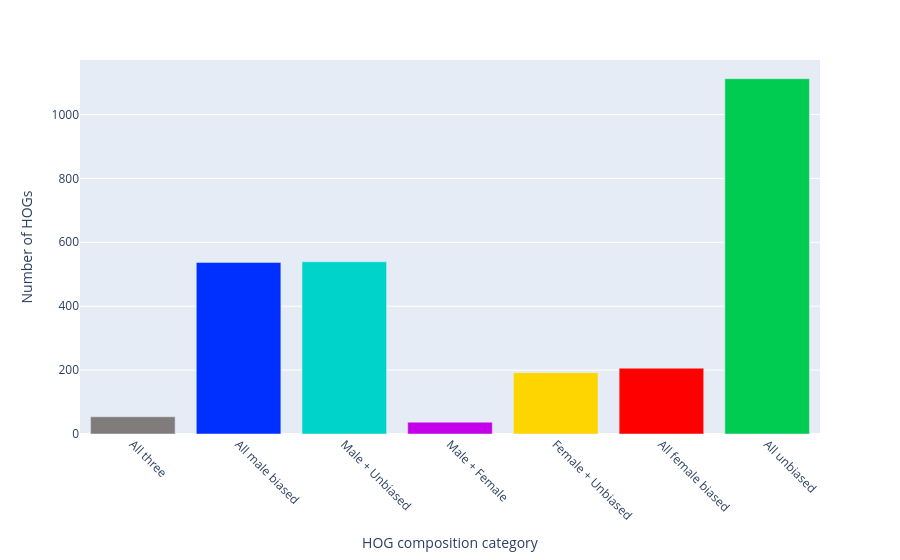

The notebook cell saved with this chart:
### Markdown cell above
Plot

### Code cell
fig5 = px.bar(
    hog_category_counts,
    x="category",
    y="count",
    color="category",
    color_discrete_map=category_colors,
    category_orders={"category": category_order}
)

fig5.update_layout(
    xaxis_title="HOG composition category",
    yaxis_title="Number of HOGs",
    xaxis_tickangle=45,
    showlegend=False
)

fig5.show()

### Figure 1 — Plotly figure (JSON) as saved in the notebook; plotly's stock layout.template omitted (floating-point values rounded to 4 significant figures)
{"data": [{"hovertemplate": "category=%{x}<br>count=%{y}<extra></extra>", "legendgroup": "All three", "marker": {"color": "#807c7c", "pattern": {"shape": ""}}, "name": "All three", "orientation": "v", "showlegend": true, "textposition": "auto", "type": "bar", "x": ["All three"], "xaxis": "x", "y": [54], "yaxis": "y"}, {"hovertemplate": "category=%{x}<br>count=%{y}<extra></extra>", "legendgroup": "All male biased", "marker": {"color": "#0030FF", "pattern": {"shape": ""}}, "name": "All male biased", "orientation": "v", "showlegend": true, "textposition": "auto", "type": "bar", "x": ["All male biased"], "xaxis": "x", "y": [537], "yaxis": "y"}, {"hovertemplate": "category=%{x}<br>count=%{y}<extra></extra>", "legendgroup": "Male + Unbiased", "marker": {"color": "#00D4CA", "pattern": {"shape": ""}}, "name": "Male + Unbiased", "orientation": "v", "showlegend": true, "textposition": "auto", "type": "bar", "x": ["Male + Unbiased"], "xaxis": "x", "y": [539], "yaxis": "y"}, {"hovertemplate": "category=%{x}<br>count=%{y}<extra></extra>", "legendgroup": "Male + Female", "marker": {"color": "#C400EA", "pattern": {"shape": ""}}, "name": "Male + Female", "orientation": "v", "showlegend": true, "textposition": "auto", "type": "bar", "x": ["Male + Female"], "xaxis": "x", "y": [37], "yaxis": "y"}, {"hovertemplate": "category=%{x}<br>count=%{y}<extra></extra>", "legendgroup": "Female + Unbiased", "marker": {"color": "#FFD500", "pattern": {"shape": ""}}, "name": "Female + Unbiased", "orientation": "v", "showlegend": true, "textposition": "auto", "type": "bar", "x": ["Female + Unbiased"], "xaxis": "x", "y": [192], "yaxis": "y"}, {"hovertemplate": "category=%{x}<br>count=%{y}<extra></extra>", "legendgroup": "All female biased", "marker": {"color": "#FF0000", "pattern": {"shape": ""}}, "name": "All female biased", "orientation": "v", "showlegend": true, "textposition": "auto", "type": "bar", "x": ["All female biased"], "xaxis": "x", "y": [206], "yaxis": "y"}, {"hovertemplate": "category=%{x}<br>count=%{y}<extra></extra>", "legendgroup": "All unbiased", "marker": {"color": "#00CC51", "pattern": {"shape": ""}}, "name": "All unbiased", "orientation": "v", "showlegend": true, "textposition": "auto", "type": "bar", "x": ["All unbiased"], "xaxis": "x", "y": [1112], "yaxis": "y"}], "layout": {"barmode": "relative", "legend": {"title": {"text": "category"}, "tracegroupgap": 0}, "margin": {"t": 60}, "showlegend": false, "xaxis": {"anchor": "y", "categoryarray": ["All three", "All male biased", "Male + Unbiased", "Male + Female", "Female + Unbiased", "All female biased", "All unbiased"], "categoryorder": "array", "domain": [0, 1], "tickangle": 45, "title": {"text": "HOG composition category"}}, "yaxis": {"anchor": "x", "domain": [0, 1], "title": {"text": "Number of HOGs"}}}}
